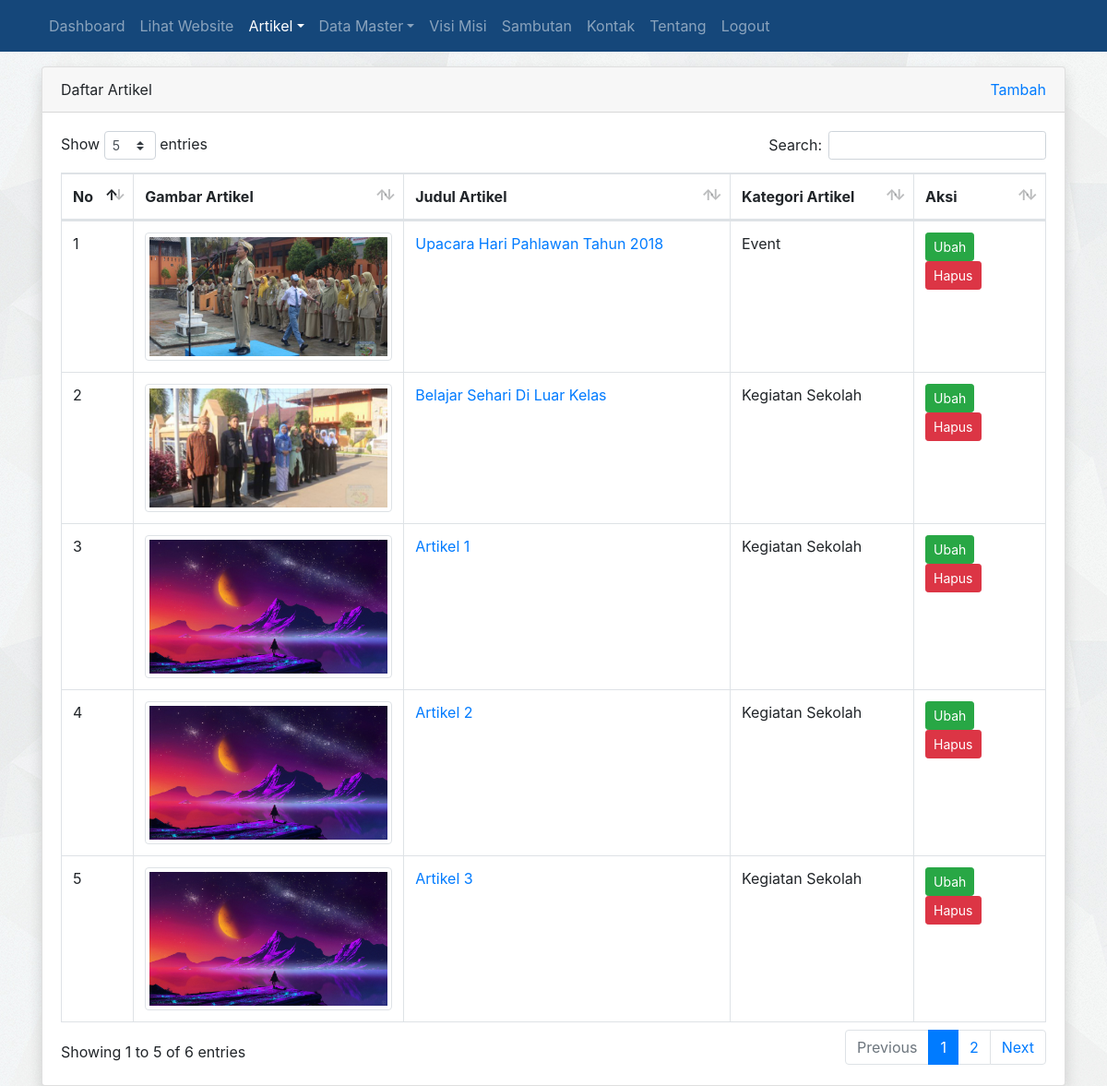
/admin/artikel/index.php (signed in), run on the app's committed database.
### tables this page shows
CREATE TABLE `tbl_artikel` (
  `id` int(11) NOT NULL,
  `judul` varchar(255) DEFAULT NULL,
  `isi` text DEFAULT NULL,
  `tanggal` date DEFAULT NULL,
  `foto` varchar(100) DEFAULT NULL,
  `id_kategori` int(11) DEFAULT NULL
);

CREATE TABLE `tbl_kategori_artikel` (
  `id` int(11) NOT NULL,
  `nama_kategori` varchar(30) DEFAULT NULL
);

### admin/artikel/index.php (the view, shortened to what this page needs)
<?php
require_once '../../koneksi.php';
$query = mysqli_query($koneksi, "SELECT tbl_artikel.*, tbl_kategori_artikel.nama_kategori FROM tbl_artikel LEFT JOIN tbl_kategori_artikel ON tbl_artikel.id_kategori = tbl_kategori_artikel.id");
$no = 1;
?>
<!DOCTYPE html>
<html>
<head>
	<link rel="stylesheet" href="../../resources/datatables/datatables.min.css">
	<link rel="stylesheet" href="../../resources/css/bootstrap.min.css">
</head>
<body>
	<?php require_once '../navbar.php'; ?>
	<div class="container mt-3">
		<div class="row">
			<div class="col">
				<div class="card shadow">
					<div class="card-header">
						<div class="clearfix">
							<div class="float-left">
								Daftar Artikel
							</div>
							<div class="float-right">
								<a href="tambah.php">Tambah</a>
							</div>
						</div>
					</div>
					<div class="card-body">
						<table id="table_id" class="dataTable table table-bordered">
						    <thead>
						        <tr>
						            <th>No</th>
						            <th width="250px">Gambar Artikel</th>
						            <th>Judul Artikel</th>
						            <th>Kategori Artikel</th>
						            <th width="100px">Aksi</th>
						        </tr>
						    </thead>
						    <tbody>
						        <?php while($row = mysqli_fetch_assoc($query)) : ?>
									<tr>
										<td><?= $no++ ?></td>
										<td><img src="../../images/artikel/<?= $row['foto'] ?>" alt="<?= $row['judul'] ?>" width="100%" class="img-thumbnail"></td>
										<td><a href="detail.php?id=<?= $row['id'] ?>"><?= $row['judul'] ?></a></td>
										<td><?= isset($row['nama_kategori']) ? $row['nama_kategori'] : '-' ?></td>
										<td>
											<a href="ubah.php?id=<?= $row['id'] ?>" class="btn btn-success btn-sm">Ubah</a>
											<a href="hapus.php?id=<?= $row['id'] ?>" class="btn btn-danger btn-sm" onclick="return confirm('apakah anda yakin?')">Hapus</a>
										</td>
									</tr>
								<?php endwhile; ?>
						    </tbody>
						</table>
					</div>
				</div>
			</div>
		</div>
	</div>
</body>
</html>

### resources/css/styles.css (style rules this page uses)
body { background-image: url('../images/bg_all.jpg'); }

### data on the page
tbl_artikel: foto (picture), judul "Upacara Hari Pahlawan Tahun 2018", id_kategori.nama_kategori "Event"
tbl_artikel: foto (picture), judul "Belajar Sehari Di Luar Kelas", id_kategori.nama_kategori "Kegiatan Sekolah"
tbl_artikel: foto (picture), judul "Artikel 1", id_kategori.nama_kategori "Kegiatan Sekolah"
tbl_artikel: foto (picture), judul "Artikel 2", id_kategori.nama_kategori "Kegiatan Sekolah"
tbl_artikel: foto (picture), judul "Artikel 3", id_kategori.nama_kategori "Kegiatan Sekolah"
